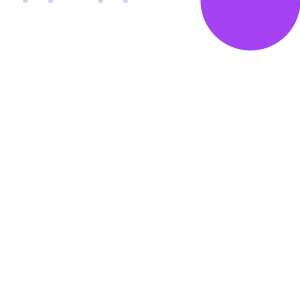
Frame 1 (no input)
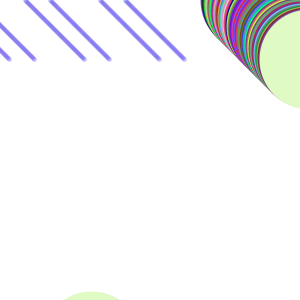
Frame 60 (the mouse pressed at the canvas centre just before this capture)
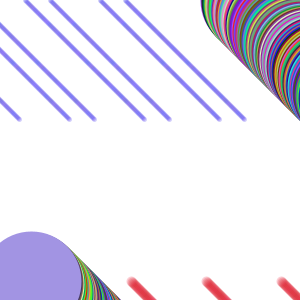
Frame 120 (the mouse held since frame 60 and released just before this capture)

The Processing sketch that drew these frames (run headless with seeded random() and noise(); from frame 60 on, the mouse is pressed at the canvas centre):

// Processing sketch: processing_36850
// ── processing_36850.pde

void	
setup() {	

  size(300, 300);	
  smooth();
  background(255);
}	
float line = 100;
int x=0;
int y=400;	

void draw() {	

  //Big lines from top right and bottom left
  strokeWeight(100);
  stroke(random(0, 255), random(0, 255), random(0, 255));
  line(x+250, x, x+250, x);
  line(y-250, y, y-250, y);
  //line(y, y, y, y);

  //lines from top left
  stroke(random(0, 50), random(0, 10), random(200, 255), 50);
  strokeWeight(5);
  line(x+25, x, x+25, x);
  line(x+50, x, x+50, x);

  line(x+100, x, x+100, x);
  line(x+125, x, x+125, x);


  line(x-25, x, x-25, x);
  line(x-50, x, x-50, x);

  line(x-100, x, x-100, x);
  line(x-125, x, x-125, x);


  // lines from bottom right
  stroke(random(200, 250), random(0, 10), random(0, 50), 50);
  strokeWeight(10);
  line(y, y, y, y);
  line(y-75, y, y-75, y);
  line(y-150, y, y-150, y);
  line(y+75, y, y+75, y);
  line(y+150, y, y+150, y);


  x++;
  y--;
}
